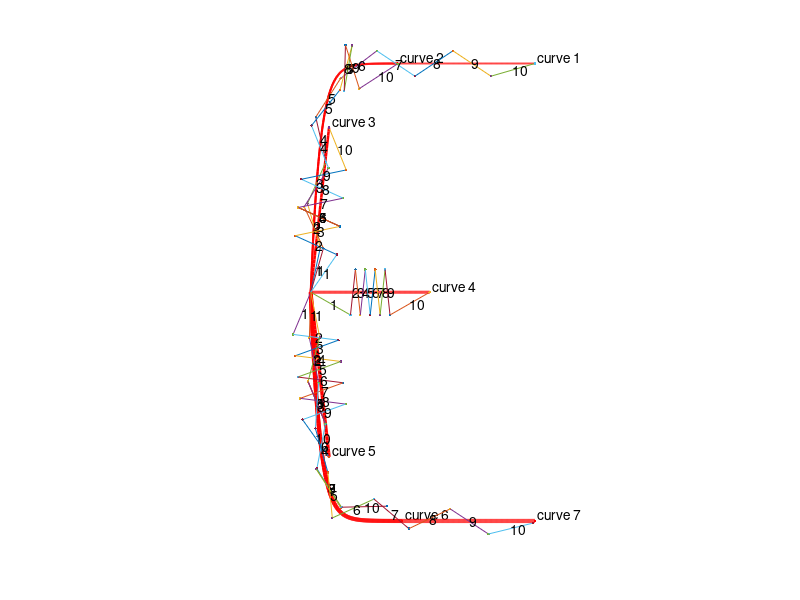

Source code (MATLAB):
function curves2chains_accordion

global thisCurve;

spinner = 1;
q00 = [0;0;0;0;0;0;0];
q00 = [-pi/3; -pi/3; -pi/3; 0; pi/3; pi/3; pi/3];

Nvp = 7;
N = 10;
Q = zeros(Nvp,N);

T = linspace(0,5,Nvp)';

Curves = struct('f',{@f1; @f1; @f4; @f2; @f5; @f3; @f3},...
               'dp',{@dp1; @dp1; @dp4; @dp2; @dp5; @dp3; @dp3},...
               'xw',{4.9; 1.9;   0.4;  2.6;  0.4;  2.; 4.9},...
               'q0',{[pi/3; zeros(N-1,1)];...
                     [pi/1.5; zeros(N-1,1)];...
                     cumsum([pi-1.9832    2.0501    3.2292    3.0540   -3.0540    3.0540   -3.0540    3.0540   -3.0540    2.0501])';...
                     cumsum([pi/2-1.9832    2.0501    3.2292    3.0540   -3.0540    3.0540   -3.0540    3.0540   -3.0540    2.0501])';...
                     cumsum([-1.9832    2.0501    3.2292    3.0540   -3.0540    3.0540   -3.0540    3.0540   -3.0540    2.0501])';...
                     [-pi/1.5; zeros(N-1,1)];...
                     [-pi/2.2; zeros(N-1,1)]});

close all;
h = figure;
hold on;
axis equal;     axis off;
for i = 1:Nvp
    % check length of function
    x = 0:.01: Curves(i).xw;
    plot( x, Curves(i).f(x) ,'r','LineWidth',i/7*2+1) % plot
    plot( Curves(i).xw , Curves(i).f( Curves(i).xw ) ,'r');
    text( Curves(i).xw , Curves(i).f( Curves(i).xw ) , sprintf(' curve %d',i) ,'VerticalAlignment','bottom');
    s = quadgk( Curves(i).dp , 0, Curves(i).xw );
    fprintf('Path length of curve %d: %f\n', i, s);
end

if ~input('Continue? [1 for yes, 0 for no]: ')
    return;
else
    
    for n = 1:Nvp
        
        thisCurve = Curves(n);
        
        if n == 2
            [q,fval,exitflag] = fsolve( @chaineqns , Q(1,:)' );
        else
            [q,fval,exitflag] = fsolve( @chaineqns , thisCurve.q0 );
        end
        fprintf('Exit flag for curve %d is %d\n',n,exitflag);
        
        Q(n,:) = q';
        
%         Q(n,1)
%         Q(n,1) > pi
%         Q(n,1)
%         Q(n,1) = Q(n,1) - (Q(n,1) > pi)*2*pi
%         
%         if n == 3
%             Q(n,:) = [+pi/2-0.5230   -4.1448    3.1416    3.0524   -3.0524    3.0524   -3.0524    3.0524   -3.0524    2.0492];
%         elseif n == 5
%             Q(n,:) = [-pi/2+0.5230   -4.1448    3.1416    3.0524   -3.0524    3.0524   -3.0524    3.0524   -3.0524    2.0492];
%         end
    end

    Q2 = Q;
    
    for j = 2:N
        Q2(:,j) = Q(:,j) - Q(:,j-1);
    end

    Q2 = Q2 - ( Q2 >= pi )*2*pi + ( Q2 < -pi )*2*pi;
    
    figure(h);
    axis off;
    for i = 1:Nvp
        
        plotlink2( Q2(i,:) ); % plot links
        
    end
    
    if ~input('Did the curves succeed? Should I save?: ')
        return;
    else
        % convert to relative angles

        if spinner
            Q2 = [q00 Q2];
        end
        
%         Q2 = mod(Q2,2*pi);

        OUT = [Q2 T];
        save path4accordion.mat OUT -ascii
    end    
end

end % curves2chains

function f = f1(x)
f = 5*(1-exp(-5*x));
end
function f = f2(x)
f = 0*x;
end
function f = f4(x)
f = 9*x;
end
function f = f3(x)
f = -5*( 1-exp(-5*x) );
end
function f = f5(x)
f = -f4(x);
end
function dp = dp1(x)
df = 25*exp(-5*x);
dp = sqrt( 1 + df.^2 );
end
function dp = dp4(x)
[a b] = size(x);
df = 9*ones(a,b);
dp = sqrt( 1 + df.^2 );
end
function dp = dp2(x)
df = 0*x;
dp = sqrt( 1 + df.^2 );
end
function dp = dp3(x)
df = -25*exp(-5*x);
dp = sqrt( 1 + df.^2 );
end
function dp = dp5(x)
dp = dp4(x);
end

function F = chaineqns(Q)

global thisCurve N;

xw = thisCurve.xw;

N = length(Q);

F = zeros(N,1);

yw = thisCurve.f(xw);

x = zeros(N,1);
y = zeros(N,1);
x(1) = cos(Q(1));
y(1) = sin(Q(1));
for i = 2:length(Q)
    x(i) = x(i-1) + cos(Q(i));
	y(i) = y(i-1) + sin(Q(i));
end

for i = 1:N-2
    F(i) = thisCurve.f( mean(x(i:i+1)) ) - mean(y(i:i+1));
end

F(N-1) = xw - x(N);
F(N) = yw - y(N);

end

function plotlink(q)

N = length(q);

x = zeros(1,N+1);
y = zeros(1,N+1);

for i = 2:N+1

    for j = 1:i-1
        x(i) = x(i) + cos(q(j));
        y(i) = y(i) + sin(q(j));
    end
    plot([x(i-1) x(i)],[y(i-1) y(i)])
    plot(x(i),y(i),'.')
    text(mean(x(i-1:i)),mean(y(i-1:i)),sprintf('%d',i-1))
end

end


function plotlink2(q)

N = length(q);

x = zeros(1,N+1);
y = zeros(1,N+1);

for i = 2:N+1

    for j = 1:i-1
        x(i) = x(i) + cos(sum(q(1:j)));
        y(i) = y(i) + sin(sum(q(1:j)));
    end
    plot([x(i-1) x(i)],[y(i-1) y(i)])
    plot(x(i),y(i),'.')
    text(mean(x(i-1:i)),mean(y(i-1:i)),sprintf('%d',i-1))
end

end